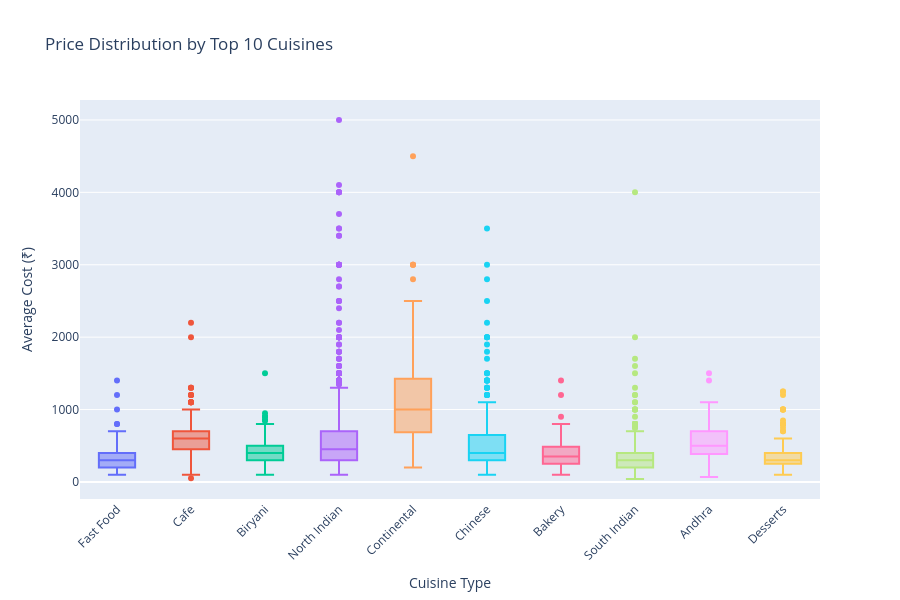

Source (notebook cell):
### Code cell
# 4. Price vs Cuisine Analysis
fig = px.box(
    df_top,
    x='primary_cuisine',
    y='avg_cost',
    color='primary_cuisine',
    title='Price Distribution by Top 10 Cuisines',
    labels={'primary_cuisine': 'Cuisine Type', 'avg_cost': 'Average Cost (₹)'},
    points='outliers'
)

fig.update_layout(height=600, xaxis_tickangle=-45, showlegend=False)
fig.show()

### Figure 1 — Plotly figure (JSON) as saved in the notebook; plotly's stock layout.template omitted (floating-point values rounded to 4 significant figures; data arrays with more than 128 entries replaced by an {"elided": "..."} marker saying what was removed)
{"data": [{"alignmentgroup": "True", "boxpoints": "outliers", "hovertemplate": "Cuisine Type=%{x}<br>Average Cost (₹)=%{y}<extra></extra>", "legendgroup": "Fast Food", "marker": {"color": "#636efa"}, "name": "Fast Food", "notched": false, "offsetgroup": "Fast Food", "orientation": "v", "showlegend": true, "type": "box", "x": {"elided": "395 str values"}, "x0": " ", "xaxis": "x", "y": {"elided": "395 int values"}, "y0": " ", "yaxis": "y"}, {"alignmentgroup": "True", "boxpoints": "outliers", "hovertemplate": "Cuisine Type=%{x}<br>Average Cost (₹)=%{y}<extra></extra>", "legendgroup": "Cafe", "marker": {"color": "#EF553B"}, "name": "Cafe", "notched": false, "offsetgroup": "Cafe", "orientation": "v", "showlegend": true, "type": "box", "x": {"elided": "449 str values"}, "x0": " ", "xaxis": "x", "y": {"elided": "449 int values"}, "y0": " ", "yaxis": "y"}, {"alignmentgroup": "True", "boxpoints": "outliers", "hovertemplate": "Cuisine Type=%{x}<br>Average Cost (₹)=%{y}<extra></extra>", "legendgroup": "Biryani", "marker": {"color": "#00cc96"}, "name": "Biryani", "notched": false, "offsetgroup": "Biryani", "orientation": "v", "showlegend": true, "type": "box", "x": {"elided": "408 str values"}, "x0": " ", "xaxis": "x", "y": {"elided": "408 int values"}, "y0": " ", "yaxis": "y"}, {"alignmentgroup": "True", "boxpoints": "outliers", "hovertemplate": "Cuisine Type=%{x}<br>Average Cost (₹)=%{y}<extra></extra>", "legendgroup": "North Indian", "marker": {"color": "#ab63fa"}, "name": "North Indian", "notched": false, "offsetgroup": "North Indian", "orientation": "v", "showlegend": true, "type": "box", "x": {"elided": "1943 str values"}, "x0": " ", "xaxis": "x", "y": {"elided": "1943 int values"}, "y0": " ", "yaxis": "y"}, {"alignmentgroup": "True", "boxpoints": "outliers", "hovertemplate": "Cuisine Type=%{x}<br>Average Cost (₹)=%{y}<extra></extra>", "legendgroup": "Continental", "marker": {"color": "#FFA15A"}, "name": "Continental", "notched": false, "offsetgroup": "Continental", "orientation": "v", "showlegend": true, "type": "box", "x": {"elided": "253 str values"}, "x0": " ", "xaxis": "x", "y": {"elided": "253 int values"}, "y0": " ", "yaxis": "y"}, {"alignmentgroup": "True", "boxpoints": "outliers", "hovertemplate": "Cuisine Type=%{x}<br>Average Cost (₹)=%{y}<extra></extra>", "legendgroup": "Chinese", "marker": {"color": "#19d3f3"}, "name": "Chinese", "notched": false, "offsetgroup": "Chinese", "orientation": "v", "showlegend": true, "type": "box", "x": {"elided": "455 str values"}, "x0": " ", "xaxis": "x", "y": {"elided": "455 int values"}, "y0": " ", "yaxis": "y"}, {"alignmentgroup": "True", "boxpoints": "outliers", "hovertemplate": "Cuisine Type=%{x}<br>Average Cost (₹)=%{y}<extra></extra>", "legendgroup": "Bakery", "marker": {"color": "#FF6692"}, "name": "Bakery", "notched": false, "offsetgroup": "Bakery", "orientation": "v", "showlegend": true, "type": "box", "x": {"elided": "235 str values"}, "x0": " ", "xaxis": "x", "y": {"elided": "235 int values"}, "y0": " ", "yaxis": "y"}, {"alignmentgroup": "True", "boxpoints": "outliers", "hovertemplate": "Cuisine Type=%{x}<br>Average Cost (₹)=%{y}<extra></extra>", "legendgroup": "South Indian", "marker": {"color": "#B6E880"}, "name": "South Indian", "notched": false, "offsetgroup": "South Indian", "orientation": "v", "showlegend": true, "type": "box", "x": {"elided": "841 str values"}, "x0": " ", "xaxis": "x", "y": {"elided": "841 int values"}, "y0": " ", "yaxis": "y"}, {"alignmentgroup": "True", "boxpoints": "outliers", "hovertemplate": "Cuisine Type=%{x}<br>Average Cost (₹)=%{y}<extra></extra>", "legendgroup": "Andhra", "marker": {"color": "#FF97FF"}, "name": "Andhra", "notched": false, "offsetgroup": "Andhra", "orientation": "v", "showlegend": true, "type": "box", "x": {"elided": "193 str values"}, "x0": " ", "xaxis": "x", "y": {"elided": "193 int values"}, "y0": " ", "yaxis": "y"}, {"alignmentgroup": "True", "boxpoints": "outliers", "hovertemplate": "Cuisine Type=%{x}<br>Average Cost (₹)=%{y}<extra></extra>", "legendgroup": "Desserts", "marker": {"color": "#FECB52"}, "name": "Desserts", "notched": false, "offsetgroup": "Desserts", "orientation": "v", "showlegend": true, "type": "box", "x": {"elided": "209 str values"}, "x0": " ", "xaxis": "x", "y": {"elided": "209 int values"}, "y0": " ", "yaxis": "y"}], "layout": {"boxmode": "overlay", "height": 600, "legend": {"title": {"text": "Cuisine Type"}, "tracegroupgap": 0}, "showlegend": false, "title": {"text": "Price Distribution by Top 10 Cuisines"}, "xaxis": {"anchor": "y", "categoryarray": ["Fast Food", "Cafe", "Biryani", "North Indian", "Continental", "Chinese", "Bakery", "South Indian", "Andhra", "Desserts"], "categoryorder": "array", "domain": [0, 1], "tickangle": -45, "title": {"text": "Cuisine Type"}}, "yaxis": {"anchor": "x", "domain": [0, 1], "title": {"text": "Average Cost (₹)"}}}}
